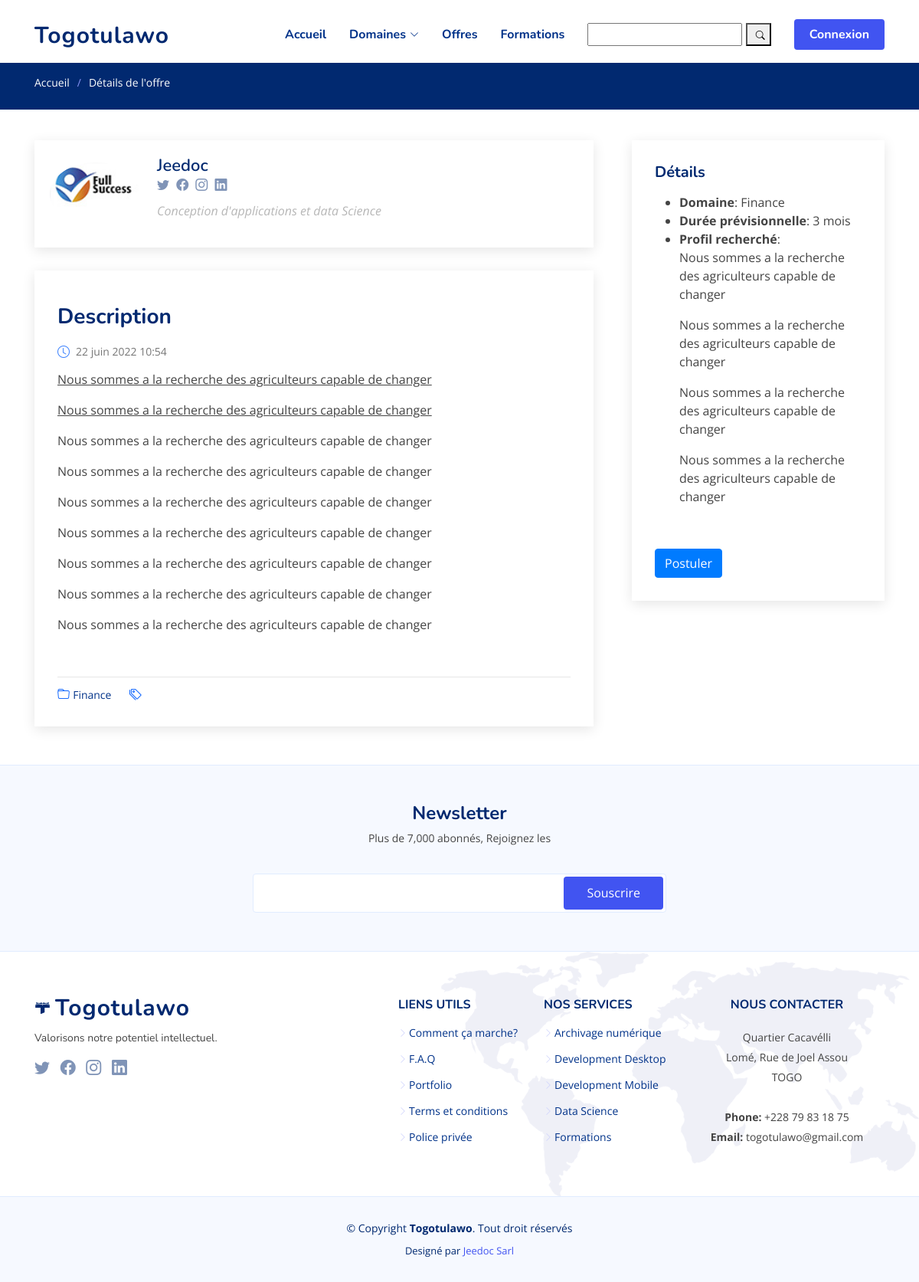
The page /offer_detail/utilisation-des-bio-pesticides on the database its author committed.
### entreprise/models.py (models this page shows, shortened)
class Problematique(models.Model):
    entreprise = models.ForeignKey(Entreprise, on_delete=models.CASCADE)
    titre = models.CharField(max_length=300)
    domaine = models.ForeignKey(Categorie, null=True, on_delete=models.SET_NULL)
    description = FroalaField()
    slug = models.SlugField(max_length=300, unique=True)
    profil_rechercher = FroalaField()
    duree_recherche = models.IntegerField()
    is_draft = models.BooleanField(default=True)
    active = models.BooleanField(default=False)
    publish_date = models.DateTimeField(auto_now_add=True)

### account/models.py (models this page shows, shortened)
class Entreprise(models.Model):
    user = models.OneToOneField(User, on_delete=models.CASCADE)
    raison_social = models.CharField(max_length=200)
    objet_social = models.CharField(max_length=200)
    adresse = models.CharField(max_length=200)
    telephone = models.PositiveIntegerField(blank=True, null=True)
    image = models.ImageField(default="dashboard/assets/images/user/user.png",
                              null=True, blank=True, upload_to='files/ense_pic')

### main/models/article.py (models this page shows, shortened)
class Categorie(models.Model):
    name = models.CharField(max_length=255)
    slug = models.SlugField(max_length=300, unique=True)
    def __str__(self):
        return self.name

### main/views/offers.py (the view)
# urls.py: path('offer_detail/<str:slug>', offer_detail, name='offer_detail'),
def offer_detail(request, slug):
    problematique = Problematique.objects.get(slug=slug)
    context = {
        "prob": problematique,
    }
    return render(request, template_name="offer_detail.html", context=context)

### main/templates/offer_detail.html (shortened to what this page needs)
{% extends 'main_base.html' %}
{% load article_custom_tags %}
{% load humanize %}
{% block content %}
<section class="breadcrumbs">
    <div class="container">
        <ol>
            <li><a href="{% url 'main:accueil' %}">Accueil</a></li>
            <li>Détails de l'offre</li>
        </ol>
    </div>
</section>
<section id="blog" class="blog">
    <div class="container" data-aos="fade-up">
        <div class="row">
            <div class="col-lg-8 entries">
                <div class="blog-author d-flex align-items-center">
                    <img src="{% if prob.entreprise.image %} {{prob.entreprise.image.url}} {%endif%}" class="rounded-circle float-left" alt="">
                    <div>
                        <h4>{{prob.entreprise.raison_social}}</h4>
                        <div class="social-links">
                            <a href="https://twitters.com/#"><i class="bi bi-twitter"></i></a>
                            <a href="https://facebook.com/#"><i class="bi bi-facebook"></i></a>
                            <a href="https://instagram.com/#"><i class="biu bi-instagram"></i></a>
                            <a href="https://instagram.com/#"><i class="biu bi-linkedin"></i></a>
                        </div>
                        <p>
                            {{prob.entreprise.objet_social}}
                        </p>
                    </div>
                </div>
                <article class="entry entry-single">
                    <div class="entry-img">
                    </div>
                    <h2 class="entry-title">
                        <a href="">Description</a>
                    </h2>
                    <div class="entry-meta">
                        <ul>
                            <li class="d-flex align-items-center"><i class="bi bi-clock"></i> <a
                                    href="blog-single.html"><time
                                        datetime="2020-01-01">{{prob.publish_date}}</time></a></li>
                        </ul>
                    </div>
                    <div class="entry-content">
                        <p>{{prob.description|safe}}</p>
                    </div>
                    <div class="entry-footer">
                        <i class="bi bi-folder"></i>
                        <ul class="cats">
                            <li><a href="#">{{prob.domaine}}</a></li>
                        </ul>
                        <i class="bi bi-tags"></i>
                    </div>
                </article>
            </div>
            <div class="col-lg-4">
                <div class="sidebar">
                    <h3 class="sidebar-title">Détails</h3>
                    <ul>
                        <li><strong>Domaine</strong>: {{prob.domaine}}</li>
                        <li><strong>Durée prévisionnelle</strong>: {{prob.duree_recherche}} mois</li>
                        <li><strong>Profil recherché</strong>:{{prob.profil_rechercher|safe}}</li>
                    </ul>
                    <a href="/offer_create/{{prob.id}}" class="btn btn-primary">Postuler</a>
                </div>
            </div>
        </div>
    </div>
</section>
{% endblock %}

### static/main/assets/css/style.css (style rules this page uses)
:root { scroll-behavior: smooth; }
body { font-family: "Open Sans", sans-serif; color: #444444; }
a { color: #4154f1; text-decoration: none; }
h1, h2, h3, h4, h5, h6 { font-family: "Nunito", sans-serif; }
section { padding: 60px 0; overflow: hidden; }
.breadcrumbs { padding: 15px 0; background: #012970; min-height: 40px; margin-top: 82px; color: #fff; }
.breadcrumbs ol { display: flex; flex-wrap: wrap; list-style: none; padding: 0 0 10px 0; margin: 0; font-size: 14px; }
.breadcrumbs ol a { color: #fff; transition: 0.3s; }
.breadcrumbs ol li + li { padding-left: 10px; }
.breadcrumbs ol li + li::before { display: inline-block; padding-right: 10px; color: #8894f6; content: "/"; }
.blog { padding: 40px 0 20px 0; }
.blog .entry { padding: 30px; margin-bottom: 60px; box-shadow: 0 4px 16px rgba(0, 0, 0, 0.1); }
.blog .entry .entry-img { max-height: 440px; margin: -30px -30px 20px -30px; overflow: hidden; }
.blog .entry .entry-title { font-size: 28px; font-weight: bold; padding: 0; margin: 0 0 20px 0; }
.blog .entry .entry-title a { color: #012970; transition: 0.3s; }
.blog .entry .entry-meta { margin-bottom: 15px; color: #4084fd; }
.blog .entry .entry-meta ul { display: flex; flex-wrap: wrap; list-style: none; align-items: center; padding: 0; margin: 0; }
.blog .entry .entry-meta i { font-size: 16px; margin-right: 8px; line-height: 0; }
.blog .entry .entry-meta a { color: #777777; font-size: 14px; display: inline-block; line-height: 1; }
.blog .entry .entry-content p { line-height: 24px; }
.blog .entry .entry-footer { padding-top: 10px; border-top: 1px solid #e6e6e6; }
.blog .entry .entry-footer i { color: #0d64fd; display: inline; }
.blog .entry .entry-footer a { color: #013289; transition: 0.3s; }
.blog .entry .entry-footer .cats { list-style: none; display: inline; padding: 0 20px 0 0; font-size: 14px; }
.blog .entry .entry-footer .cats li { display: inline-block; }
.blog .entry-single { margin-bottom: 30px; }
.blog .blog-author { padding: 20px; margin-bottom: 30px; box-shadow: 0 4px 16px rgba(0, 0, 0, 0.1); }
.blog .blog-author img { width: 120px; margin-right: 20px; }
.blog .blog-author h4 { font-weight: 600; font-size: 22px; margin-bottom: 0px; padding: 0; color: #012970; }
.blog .blog-author .social-links { margin: 0 10px 10px 0; }
.blog .blog-author .social-links a { color: rgba(1, 41, 112, 0.5); margin-right: 5px; }
.blog .blog-author p { font-style: italic; color: #b7b7b7; }
.blog .sidebar { padding: 30px; margin: 0 0 60px 20px; box-shadow: 0 4px 16px rgba(0, 0, 0, 0.1); }
.blog .sidebar .sidebar-title { font-size: 20px; font-weight: 700; padding: 0 0 0 0; margin: 0 0 15px 0; color: #012970; position: relative; }

### rows shown on the page
Problematique: entreprise.image (picture), entreprise.raison_social "Jeedoc", entreprise.objet_social "Conception d'applications et data Science", publish_date "22 juin 2022 10:54", description "Nous sommes a la recherche des agriculteurs capable de changer Nous sommes a la recherche des agriculteurs capable de changer Nous sommes a la recherche des agriculteurs capable de changer Nous sommes a la recherche des agriculteurs capable de changer Nous sommes a la recherche des agriculteurs capable de changer Nous sommes a la recherche des agriculteurs capable de changer Nous sommes a la recherche des agriculteurs capable de changer Nous sommes a la recherche des agriculteurs capable de changer Nous sommes a la recherche des agriculteurs capable de changer", domaine "Finance", duree_recherche "3", profil_rechercher "Nous sommes a la recherche des agriculteurs capable de changer Nous sommes a la recherche des agriculteurs capable de changer Nous sommes a la recherche des agriculteurs capable de changer Nous sommes a la recherche des agriculteurs capable de changer"
